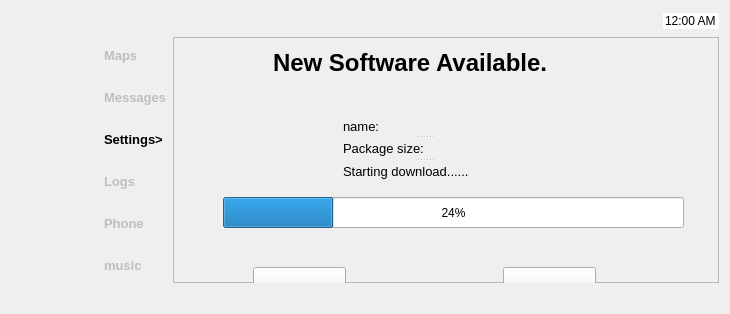
    <widget class="QWidget" name="page_2">
     <layout class="QVBoxLayout" name="verticalLayout_13">
      <item>
       <layout class="QVBoxLayout" name="verticalLayout_8">
        <item>
         <layout class="QVBoxLayout" name="verticalLayout_7">
          <item>
           <layout class="QHBoxLayout" name="horizontalLayout_5">
            <item>
             <widget class="QPushButton" name="pushButton_20">
              <property name="styleSheet">
               <string notr="true">background-color: transparent;
background: none;
border: none;
background-repeat: none;</string>
              </property>
              <property name="text">
               <string/>
              </property>
              <property name="icon">
               <iconset resource="Resource.qrc">
                <normaloff>:/rec/img/low-battery-5-474981.png</normaloff>:/rec/img/low-battery-5-474981.png</iconset>
              </property>
              <property name="iconSize">
               <size>
                <width>30</width>
                <height>30</height>
               </size>
              </property>
             </widget>
            </item>
            <item>
             <spacer name="horizontalSpacer">
              <property name="orientation">
               <enum>Qt::Horizontal</enum>
              </property>
              <property name="sizeHint" stdset="0">
               <size>
                <width>28</width>
                <height>20</height>
               </size>
              </property>
             </spacer>
            </item>
            <item>
             <widget class="QPushButton" name="pushButton_19">
              <property name="styleSheet">
               <string notr="true">background-color: transparent;
background: none;
border: none;
background-repeat: none;</string>
              </property>
              <property name="text">
               <string/>
              </property>
              <property name="icon">
               <iconset resource="Resource.qrc">
                <normaloff>:/rec/img/Wifi-tethering.png</normaloff>:/rec/img/Wifi-tethering.png</iconset>
              </property>
              <property name="iconSize">
               <size>
                <width>30</width>
                <height>30</height>
               </size>
              </property>
             </widget>
            </item>
            <item>
             <spacer name="horizontalSpacer_2">
              <property name="orientation">
               <enum>Qt::Horizontal</enum>
              </property>
              <property name="sizeHint" stdset="0">
               <size>
                <width>548</width>
                <height>20</height>
               </size>
              </property>
             </spacer>
            </item>
            <item>
             <widget class="QTimeEdit" name="timeEdit_2">
              <property name="styleSheet">
               <string notr="true">background-color: transparent;
background: none;
border: none;
background-repeat: none;</string>
              </property>
              <property name="locale">
               <locale language="English" country="UnitedStates"/>
              </property>
              <property name="wrapping">
               <bool>false</bool>
              </property>
              <property name="frame">
               <bool>false</bool>
              </property>
              <property name="readOnly">
               <bool>true</bool>
              </property>
              <property name="buttonSymbols">
               <enum>QAbstractSpinBox::NoButtons</enum>
              </property>
              <property name="accelerated">
               <bool>false</bool>
              </property>
              <property name="showGroupSeparator" stdset="0">
               <bool>false</bool>
              </property>
              <property name="displayFormat">
               <string>hh:mm AP</string>
              </property>
              <property name="calendarPopup">
               <bool>false</bool>
              </property>
             </widget>
            </item>
           </layout>
          </item>
          <item>
           <layout class="QFormLayout" name="formLayout">
            <item row="0" column="0">
             <layout class="QHBoxLayout" name="horizontalLayout_6">
              <item>
               <layout class="QVBoxLayout" name="verticalLayout_5">
                <item>
                 <widget class="QPushButton" name="pushButton_18">
                  <property name="enabled">
                   <bool>true</bool>
                  </property>
                  <property name="font">
                   <font>
                    <pointsize>24</pointsize>
                    <weight>75</weight>
                    <bold>true</bold>
                   </font>
                  </property>
                  <property name="layoutDirection">
                   <enum>Qt::LeftToRight</enum>
                  </property>
                  <property name="styleSheet">
                   <string notr="true">background-color: transparent;
background: none;
border: none;
background-repeat: none;</string>
                  </property>
                  <property name="text">
                   <string/>
                  </property>
                  <property name="icon">
                   <iconset resource="Resource.qrc">
                    <normaloff>:/rec/img/output-onlinepngtools (3).png</normaloff>:/rec/img/output-onlinepngtools (3).png</iconset>
                  </property>
                  <property name="iconSize">
                   <size>
                    <width>60</width>
                    <height>60</height>
                   </size>
                  </property>
                 </widget>
                </item>
                <item>
                 <widget class="QPushButton" name="pushButton_14">
                  <property name="enabled">
                   <bool>true</bool>
                  </property>
                  <property name="font">
                   <font>
                    <pointsize>24</pointsize>
                    <weight>75</weight>
                    <bold>true</bold>
                   </font>
                  </property>
                  <property name="layoutDirection">
                   <enum>Qt::LeftToRight</enum>
                  </property>
                  <property name="styleSheet">
                   <string notr="true">background-color: transparent;
background: none;
border: none;
background-repeat: none;</string>
                  </property>
                  <property name="text">
                   <string/>
                  </property>
                  <property name="icon">
                   <iconset resource="Resource.qrc">
                    <normaloff>:/rec/img/output-onlinepngtools (1).png</normaloff>:/rec/img/output-onlinepngtools (1).png</iconset>
                  </property>
                  <property name="iconSize">
                   <size>
                    <width>60</width>
                    <height>80</height>
                   </size>
                  </property>
                 </widget>
                </item>
                <item>
                 <widget class="QPushButton" name="pushButton_21">
                  <property name="enabled">
                   <bool>true</bool>
                  </property>
                  <property name="font">
                   <font>
                    <pointsize>24</pointsize>
                    <weight>75</weight>
                    <bold>true</bold>
                   </font>
                  </property>
                  <property name="layoutDirection">
                   <enum>Qt::LeftToRight</enum>
                  </property>
                  <property name="styleSheet">
                   <string notr="true">background-color: transparent;
background: none;
border: none;
background-repeat: none;</string>
                  </property>
                  <property name="text">
                   <string/>
                  </property>
                  <property name="icon">
                   <iconset resource="Resource.qrc">
                    <normaloff>:/rec/img/gMJRp2s.png</normaloff>:/rec/img/gMJRp2s.png</iconset>
                  </property>
                  <property name="iconSize">
                   <size>
                    <width>70</width>
                    <height>70</height>
                   </size>
                  </property>
                 </widget>
                </item>
                <item>
                 <widget class="QPushButton" name="pushButton_25">
                  <property name="enabled">
                   <bool>true</bool>
                  </property>
                  <property name="font">
                   <font>
                    <pointsize>24</pointsize>
                    <weight>75</weight>
                    <bold>true</bold>
                   </font>
                  </property>
                  <property name="focusPolicy">
                   <enum>Qt::ClickFocus</enum>
                  </property>
                  <property name="layoutDirection">
                   <enum>Qt::LeftToRight</enum>
                  </property>
                  <property name="styleSheet">
                   <string notr="true">background-color: transparent;
background: none;
border: none;
background-repeat: none;</string>
                  </property>
                  <property name="text">
                   <string/>
                  </property>
                  <property name="icon">
                   <iconset resource="Resource.qrc">
                    <normaloff>:/rec/img/1.png</normaloff>:/rec/img/1.png</iconset>
                  </property>
                  <property name="iconSize">
                   <size>
                    <width>60</width>
                    <height>60</height>
                   </size>
                  </property>
                  <property name="autoDefault">
                   <bool>false</bool>
                  </property>
                 </widget>
                </item>
                <item>
                 <widget class="QPushButton" name="pushButton_13">
                  <property name="enabled">
                   <bool>false</bool>
                  </property>
                  <property name="font">
                   <font>
                    <pointsize>24</pointsize>
                    <weight>75</weight>
                    <bold>true</bold>
                   </font>
                  </property>
                  <property name="layoutDirection">
                   <enum>Qt::LeftToRight</enum>
                  </property>
                  <property name="styleSheet">
                   <string notr="true">background-color: transparent;
background: none;
border: none;
background-repeat: none;</string>
                  </property>
                  <property name="text">
                   <string/>
                  </property>
                  <property name="icon">
                   <iconset resource="Resource.qrc">
                    <normaloff>:/rec/img/phone-phone-icon-png-green-clipart-48635-pinclipart-green-phone-icon-png-880_920.png</normaloff>:/rec/img/phone-phone-icon-png-green-clipart-48635-pinclipart-green-phone-icon-png-880_920.png</iconset>
                  </property>
                  <property name="iconSize">
                   <size>
                    <width>60</width>
                    <height>60</height>
                   </size>
                  </property>
                 </widget>
                </item>
                <item>
                 <widget class="QPushButton" name="pushButton_15">
                  <property name="enabled">
                   <bool>false</bool>
                  </property>
                  <property name="font">
                   <font>
                    <pointsize>24</pointsize>
                    <weight>75</weight>
                    <bold>true</bold>
                   </font>
                  </property>
                  <property name="layoutDirection">
                   <enum>Qt::LeftToRight</enum>
                  </property>
                  <property name="styleSheet">
                   <string notr="true">background-color: transparent;
background: none;
border: none;
background-repeat: none;</string>
                  </property>
                  <property name="text">
                   <string/>
                  </property>
                  <property name="icon">
                   <iconset resource="Resource.qrc">
                    <normaloff>:/rec/img/418-4189731_apple-music-icon-square-spotify-apple-music-soundcloud.png</normaloff>:/rec/img/418-4189731_apple-music-icon-square-spotify-apple-music-soundcloud.png</iconset>
                  </property>
                  <property name="iconSize">
                   <size>
                    <width>60</width>
                    <height>60</height>
                   </size>
                  </property>
                 </widget>
                </item>
               </layout>
              </item>
              <item>
               <layout class="QVBoxLayout" name="verticalLayout_6">
                <item>
                 <widget class="QLabel" name="label_8">
                  <property name="enabled">
                   <bool>false</bool>
                  </property>
                  <property name="font">
                   <font>
                    <pointsize>10</pointsize>
                    <weight>75</weight>
                    <bold>true</bold>
                   </font>
                  </property>
                  <property name="text">
                   <string>Maps</string>
                  </property>
                  <property name="buddy">
                   <cstring>pushButton_7</cstring>
                  </property>
                 </widget>
                </item>
                <item>
                 <widget class="QLabel" name="label_7">
                  <property name="enabled">
                   <bool>false</bool>
                  </property>
                  <property name="font">
                   <font>
                    <pointsize>10</pointsize>
                    <weight>75</weight>
                    <bold>true</bold>
                   </font>
                  </property>
                  <property name="text">
                   <string>Messages</string>
                  </property>
                  <property name="buddy">
                   <cstring>pushButton_8</cstring>
                  </property>
                 </widget>
                </item>
                <item>
                 <widget class="QLabel" name="label_6">
                  <property name="font">
                   <font>
                    <pointsize>10</pointsize>
                    <weight>75</weight>
                    <bold>true</bold>
                   </font>
                  </property>
                  <property name="text">
                   <string>Settings&gt;</string>
                  </property>
                  <property name="buddy">
                   <cstring>pushButton_9</cstring>
                  </property>
                 </widget>
                </item>
                <item>
                 <widget class="QLabel" name="label_17">
                  <property name="enabled">
                   <bool>false</bool>
                  </property>
                  <property name="font">
                   <font>
                    <pointsize>10</pointsize>
                    <weight>75</weight>
                    <bold>true</bold>
                   </font>
                  </property>
                  <property name="text">
                   <string>Logs</string>
                  </property>
                  <property name="buddy">
                   <cstring>pushButton_5</cstring>
                  </property>
                 </widget>
                </item>
                <item>
                 <widget class="QLabel" name="label_10">
                  <property name="enabled">
                   <bool>false</bool>
                  </property>
                  <property name="font">
                   <font>
                    <pointsize>10</pointsize>
                    <weight>75</weight>
                    <bold>true</bold>
                   </font>
                  </property>
                  <property name="text">
                   <string>Phone</string>
                  </property>
                 </widget>
                </item>
                <item>
                 <widget class="QLabel" name="label_9">
                  <property name="enabled">
                   <bool>false</bool>
                  </property>
                  <property name="font">
                   <font>
                    <pointsize>10</pointsize>
                    <weight>75</weight>
                    <bold>true</bold>
                   </font>
                  </property>
                  <property name="text">
                   <string>music</string>
                  </property>
                  <property name="buddy">
                   <cstring>pushButton_6</cstring>
                  </property>
                 </widget>
                </item>
               </layout>
              </item>
             </layout>
            </item>
            <item row="0" column="1">
             <widget class="QFrame" name="frame">
              <property name="frameShape">
               <enum>QFrame::StyledPanel</enum>
              </property>
              <property name="frameShadow">
               <enum>QFrame::Raised</enum>
              </property>
              <widget class="QLabel" name="label_11">
               <property name="geometry">
                <rect>
                 <x>100</x>
                 <y>10</y>
                 <width>381</width>
                 <height>31</height>
                </rect>
               </property>
               <property name="font">
                <font>
                 <pointsize>18</pointsize>
                 <weight>75</weight>
                 <bold>true</bold>
                </font>
               </property>
               <property name="text">
                <string>New Software Available.</string>
               </property>
              </widget>
              <widget class="QPushButton" name="pushButton">
               <property name="geometry">
                <rect>
                 <x>80</x>
                 <y>230</y>
                 <width>93</width>
                 <height>41</height>
                </rect>
               </property>
               <property name="text">
                <string>OK</string>
               </property>
              </widget>
              <widget class="QPushButton" name="pushButton_23">
               <property name="geometry">
                <rect>
                 <x>330</x>
                 <y>230</y>
                 <width>93</width>
                 <height>41</height>
                </rect>
               </property>
               <property name="text">
                <string>Cancel</string>
               </property>
              </widget>
              <widget class="QProgressBar" name="progressBar">
               <property name="geometry">
                <rect>
                 <x>50</x>
                 <y>160</y>
                 <width>461</width>
                 <height>31</height>
                </rect>
               </property>
               <property name="locale">
                <locale language="English" country="UnitedStates"/>
               </property>
               <property name="value">
                <number>24</number>
               </property>
              </widget>
              <widget class="QSplitter" name="splitter">
               <property name="geometry">
                <rect>
                 <x>170</x>
                 <y>80</y>
                 <width>164</width>
                 <height>63</height>
                </rect>
               </property>
               <property name="orientation">
                <enum>Qt::Vertical</enum>
               </property>
               <widget class="QLabel" name="label_12">
                <property name="font">
                 <font>
                  <pointsize>10</pointsize>
                 </font>
                </property>
                <property name="text">
                 <string>name:</string>
                </property>
               </widget>
               <widget class="QLabel" name="label_13">
                <property name="font">
                 <font>
                  <pointsize>10</pointsize>
                 </font>
                </property>
                <property name="text">
                 <string>Package size:</string>
                </property>
               </widget>
               <widget class="QLabel" name="label_14">
                <property name="font">
                 <font>
                  <pointsize>10</pointsize>
                 </font>
                </property>
                <property name="text">
                 <string>Starting download......</string>
                </property>
               </widget>
              </widget>
             </widget>
            </item>
           </layout>
          </item>
         </layout>
        </item>
        <item>
         <layout class="QHBoxLayout" name="horizontalLayout_12">
          <item>
           <widget class="QPushButton" name="pushButton_38">
            <property name="styleSheet">
             <string notr="true">background-color: transparent;
background: none;
border: none;
background-repeat: none;</string>
            </property>
            <property name="text">
             <string/>
            </property>
            <property name="icon">
             <iconset resource="Resource.qrc">
              <normaloff>:/rec/img/93634.png</normaloff>:/rec/img/93634.png</iconset>
            </property>
            <property name="iconSize">
             <size>
              <width>50</width>
              <height>50</height>
             </size>
            </property>
           </widget>
          </item>
          <item>
           <widget class="QPushButton" name="pushButton_39">
            <property name="styleSheet">
             <string notr="true">background-color: transparent;
border-image: url(:off.png);
background: none;
border: none;
background-repeat: none;</string>
            </property>
            <property name="text">
             <string/>
            </property>
            <property name="icon">
             <iconset resource="Resource.qrc">
              <normaloff>:/rec/img/110025_turn-on_512x512.png</normaloff>:/rec/img/110025_turn-on_512x512.png</iconset>
            </property>
            <property name="iconSize">
             <size>
              <width>50</width>
              <height>50</height>
             </size>
            </property>
           </widget>
          </item>
          <item>
           <widget class="QPushButton" name="pushButton_40">
            <property name="styleSheet">
             <string notr="true">background-color: transparent;
background: none;
border: none;
background-repeat: none;</string>
            </property>
            <property name="text">
             <string/>
            </property>
            <property name="icon">
             <iconset resource="Resource.qrc">
              <normaloff>:/rec/img/png-clipart-metrostation-black-home-icon-thumbnail.png</normaloff>:/rec/img/png-clipart-metrostation-black-home-icon-thumbnail.png</iconset>
            </property>
            <property name="iconSize">
             <size>
              <width>70</width>
              <height>50</height>
             </size>
            </property>
           </widget>
          </item>
         </layout>
        </item>
       </layout>
      </item>
     </layout>
    </widget>
